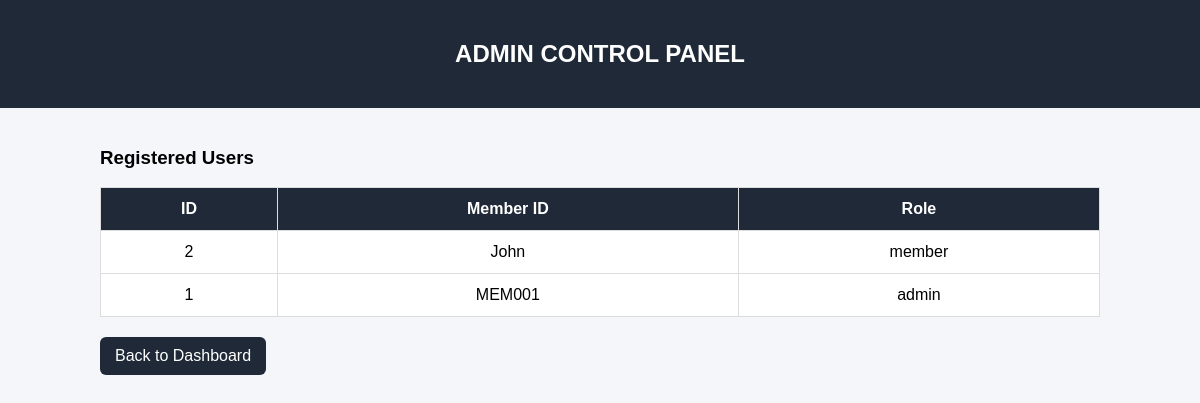
The page /admin (signed in) on the database as committed earlier.
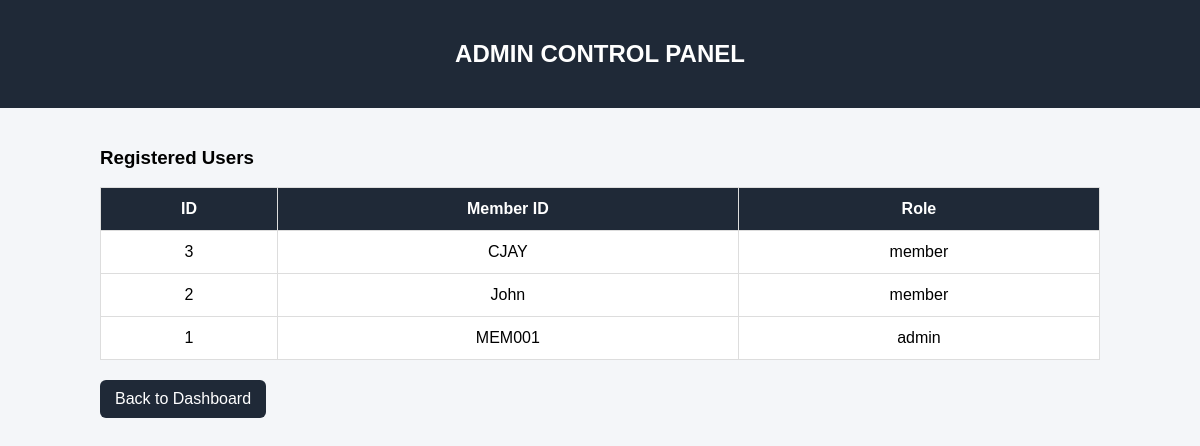
The same page on the database as committed later.
### tables this page shows
CREATE TABLE users (
    id INTEGER PRIMARY KEY AUTOINCREMENT,
    member_id TEXT UNIQUE NOT NULL,
    password TEXT NOT NULL,
    role TEXT NOT NULL
, email TEXT, phone TEXT, verified INTEGER DEFAULT 0);

### app.py (the view)
@app.route("/admin")
def admin():
    if "member_id" not in session:
        return redirect(url_for("login"))
    if session.get("role") != "admin":
        return "Access Denied", 403
    conn = get_db_connection()
    users = conn.execute("""
        SELECT * FROM users
        ORDER BY member_id
    """).fetchall()
    conn.close()
    return render_template("admin.html", users=users)

### database.py (called while the page is built)
def get_db_connection():
    conn = sqlite3.connect(DB_NAME)
    conn.row_factory = sqlite3.Row
    return conn

### templates/admin.html (shortened to what this page needs)
<!DOCTYPE html>
<html>
<head>
</head>
<body>
<div class="header">
    <h2>ADMIN CONTROL PANEL</h2>
</div>
<div class="container">
    <h3>Registered Users</h3>
    <table>
        <tr>
            <th>ID</th>
            <th>Member ID</th>
            <th>Role</th>
        </tr>
        {% for user in users %}
        <tr>
            <td>{{ user.id }}</td>
            <td>{{ user.member_id }}</td>
            <td>{{ user.role }}</td>
        </tr>
        {% endfor %}
    </table>
    <a class="back" href="/dashboard">
        Back to Dashboard
    </a>
</div>
</body>
</html>

Rows that differ between the two databases and show on the page:
added users: id "3", member_id "CJAY", role "member"
